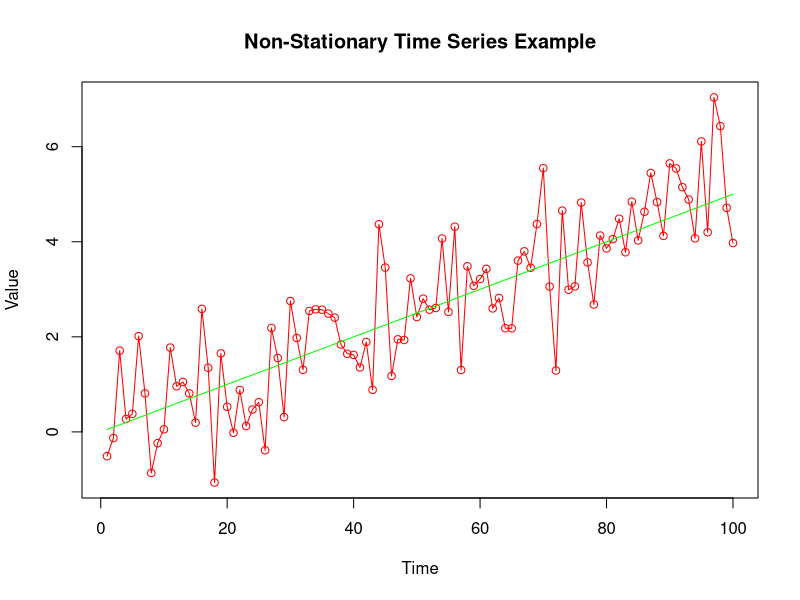

R code for this plot:
# Set seed for reproducibility
set.seed(123)

# Create a time sequence
time <- 1:100

# Generate a non-stationary time series with a linear trend
trend_component <- 0.05 * time  # Linear trend

# Random noise component
noise_component <- rnorm(length(time), mean = 0, sd = 1)

# Combine components to create a non-stationary time series
non_stationary_series <- trend_component + noise_component

# Convert to time series object
non_stationary_ts <- ts(non_stationary_series)

# Plot the time series
plot(non_stationary_ts, type = "o", col = "red", main = "Non-Stationary Time Series Example",
     xlab = "Time", ylab = "Value")
lines(trend_component, col="green")